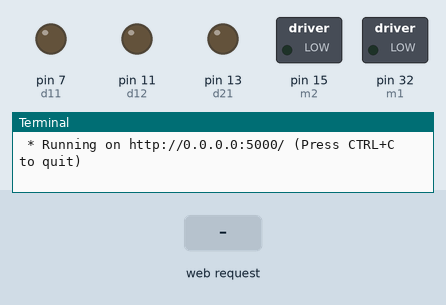
Bench run of a program on a simulated Raspberry Pi (header pin numbers). Shown: switched loads named in the program (green lamp = pin HIGH), output pins drawn as LEDs (lit = HIGH), the last lines printed to the terminal. The test bench sets the inputs (shaded band). The clock reads 2024-03-15 10:24:30 at power-on unless the program sets it.

Above: at 1.2 s.
1.3 s: HTTP request for /forward received
At 2.5 s:
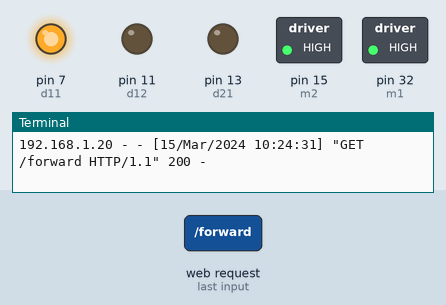
2.8 s: HTTP request for /backward received
At 3.7 s:
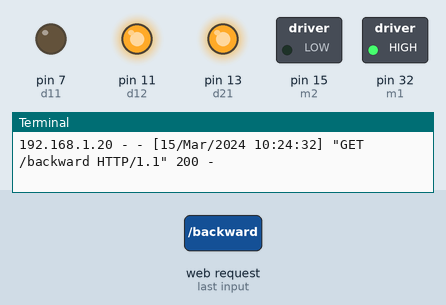
4.3 s: HTTP request for /left received
At 4.9 s:
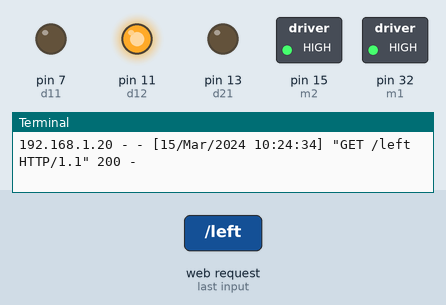
5.8 s: HTTP request for /stop received
At 7.0 s:
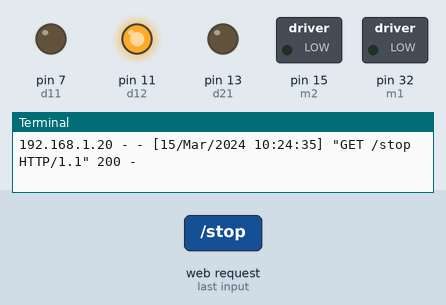
7.3 s: HTTP request for /right received
At 8.4 s:
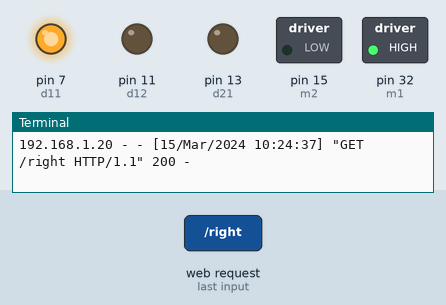
8.8 s: HTTP request for /stop received
At 9.5 s:
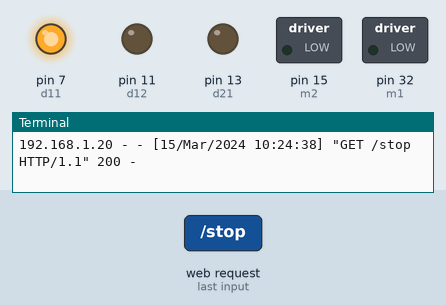
Timing chart, 0 to 11.3 s (numbered marks = the images above; inputs shaded):
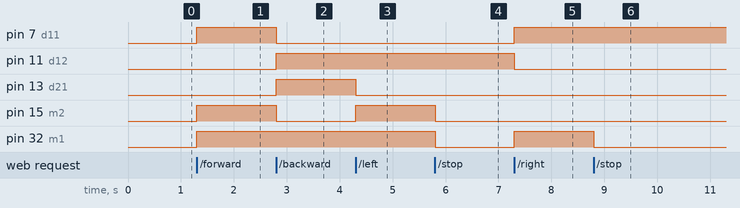

The program:

python_code.py
```python
#IMPORTING ALL THE NECESSARY LIBRARIES

from flask import Flask
import RPi.GPIO as GPIO
GPIO.setmode(GPIO.BOARD)  #Setting the pinMode of the Raspberrypi  as BOARD
m1=32  #Motor1 Enable
m2=15  #Motor2 Enable
d11=7  #Motor1 Int1
d12=11 #Motor1 Int2
d21=13 #Motor2 Int3
d22=15 #Motor2 Int4

#SETTING ALL THE GPIO PINS AS OUTPUT

GPIO.setup(m1,GPIO.OUT)
GPIO.setup(m2,GPIO.OUT)
GPIO.setup(d11,GPIO.OUT)
GPIO.setup(d12,GPIO.OUT)
GPIO.setup(d21,GPIO.OUT)
GPIO.setup(d22,GPIO.OUT)

#FORMING A FLASK OBJECT

app=Flask(__name__)

#DEFINING THE ROUTES

@app.route('/')
def index():
	return ''
@app.route('/forward')    #For car to move  in forward direction
def f():
	GPIO.output(m1,True)
	GPIO.output(m2,True)
	GPIO.output(d11,True)
	GPIO.output(d12,False)
	GPIO.output(d21,False)
	GPIO.output(d22,True)
	return 'forward'
@app.route('/backward')   #For car to move in forward direction
def b():
	GPIO.output(m1,True)
        GPIO.output(m2,True)
        GPIO.output(d11,False)
        GPIO.output(d12,True)
        GPIO.output(d21,True)
        GPIO.output(d22,False)
	return 'backward'

@app.route('/left')  #For car to move in Left
def l():
	GPIO.output(m2,True)
	GPIO.output(d21,False)
	GPIO.output(d22,True)
	return 'left'

@app.route('/right')  #For car to move in right
def r():
	GPIO.output(m1,True)
	GPIO.output(d11,True)
	GPIO.output(d12,False)
	return 'right'

@app.route('/stop')   #For car to stop
def s():
	GPIO.output(m1,False)
	GPIO.output(m2,False)
	return 'stop'
if __name__=='__main__':
	app.run(host='0.0.0.0')  #Running our flask Server
```

Measured:
- after the input at 1.3 s, pin 7 (d11), pin 15 (m2), pin 32 (m1): LOW → HIGH at once
- after the input at 2.8 s, pin 7 (d11), pin 15 (m2): HIGH → LOW at once; pin 11 (d12), pin 13 (d21): LOW → HIGH at once
- after the input at 4.3 s, pin 13 (d21): HIGH → LOW at once; pin 15 (m2): LOW → HIGH at once
- after the input at 5.8 s, pin 15 (m2), pin 32 (m1): HIGH → LOW at once
- after the input at 7.3 s, pin 7 (d11), pin 32 (m1): LOW → HIGH at once; pin 11 (d12): HIGH → LOW at once
- after the input at 8.8 s, pin 32 (m1): HIGH → LOW at once
